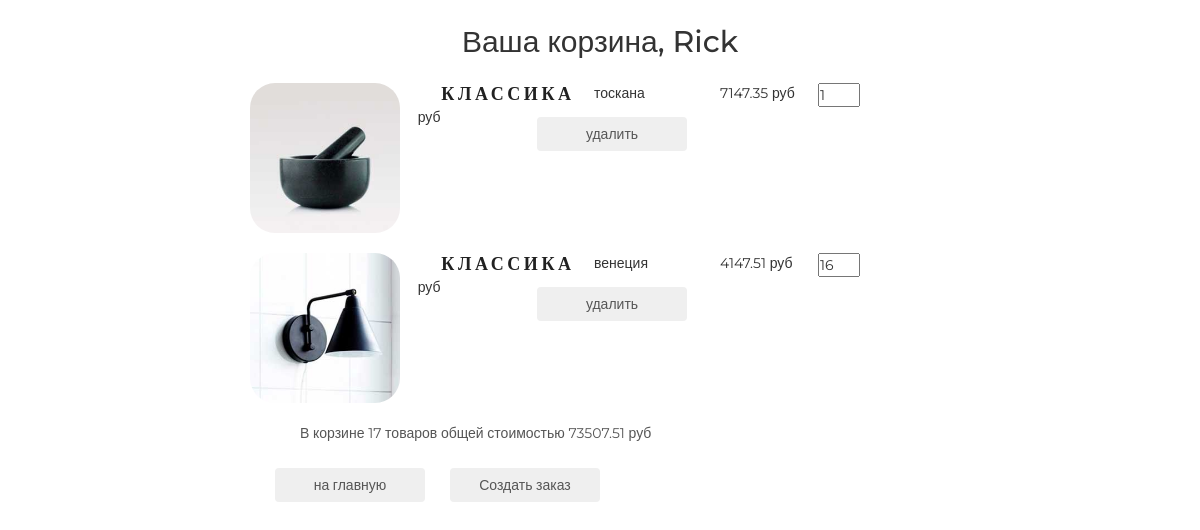
Page /basket/ (signed in) on the committed database.
### authapp/models.py (models this page shows, shortened)
class ShopUser(AbstractUser):
    avatar = models.ImageField(upload_to='users_avatars', blank=True)
    age = models.PositiveIntegerField(verbose_name='возраст', default=18)
    activation_key = models.CharField(max_length=128, blank=True)
    activation_key_expires = models.DateTimeField(default=(now() + timedelta(hours=48)))

### basketapp/models.py (models this page shows, shortened)
class Basket(models.Model):
    user = models.ForeignKey(settings.AUTH_USER_MODEL, on_delete=models.CASCADE, related_name='basket')
    product = models.ForeignKey(Product, on_delete=models.CASCADE)
    quantity = models.PositiveIntegerField(verbose_name='количество', default=0)
    add_datetime = models.DateTimeField(verbose_name='время', auto_now_add=True)
    objects = BasketQuerySet.as_manager()
    @property
    def product_cost(self):
        return self.product.price * self.quantity
    @property
    def total_quantity(self):
        _items = Basket.objects.filter(user=self.user)
        _totalquantity = sum(list(map(lambda x: x.quantity, _items)))
        return _totalquantity
    @property
    def total_cost(self):
        _items = Basket.objects.filter(user=self.user)
        _totalcost = sum(list(map(lambda x: x.product_cost, _items)))
        return _totalcost
    @staticmethod
    def get_items(user):
        return Basket.objects.filter(user=user).order_by('product__category')

### mainapp/models.py (models this page shows, shortened)
class Product(models.Model):
    category = models.ForeignKey(ProductCategory, on_delete=models.CASCADE)
    name = models.CharField(verbose_name='product_name', max_length=128)
    image = models.ImageField(upload_to='products_image', blank=True)
    short_desc = models.CharField(verbose_name='short_description', max_length=60, blank=True)
    description = models.TextField(verbose_name='description', blank=True)
    price = models.DecimalField(verbose_name='product_price', max_digits=8, decimal_places=2, default=0)
    quantity = models.PositiveIntegerField(verbose_name='product_quantity', default=0)
    is_active = models.BooleanField(db_index=True, verbose_name='активна', default=True)

class ProductCategory(models.Model):
    name = models.CharField(verbose_name='name', max_length=64, unique=True)
    description = models.TextField(verbose_name='description', blank=True)
    is_active = models.BooleanField(db_index=True, verbose_name='активна', default=True)

### basketapp/views.py (the view)
# urls.py: path('', basketapp.basket, name='view'),
@login_required
def basket(request):
    title = 'корзина'
    basket_items = Basket.get_items(request.user).order_by('product__category')
    content = {
        'title': title,
        'basket_items': basket_items
    }
    return render(request, 'basketapp/basket.html', content)

### mainapp/context_processors.py (called while the page is built)
def basket(request):
   basket = []
   if request.user.is_authenticated:
       basket = request.user.basket.select_related()
   return {
       'basket': basket,
   }

### basketapp/templates/basketapp/basket.html
{% extends 'basketapp/base.html' %}
{% load static %}
{% block content %}
  <div class="basket_list">
    {% include 'basketapp/include/inc_basket_list.html' %}
  </div>
  <button class="btn btn-round">
    <a href="{% url 'main' %}">на главную</a>
  </button>
  <button class="btn btn-round">
    <a href="{% url 'order:order_create' %}">Создать заказ</a>
  </button>
{% endblock %}

### basketapp/templates/basketapp/base.html (shortened to what this page needs)
<!DOCTYPE html>
{% load static %}
<html>
<head>
  {% block css %}
    <link rel="stylesheet" href="{% static 'css/bootstrap.min.css' %}">
    <link rel="stylesheet" href="{% static 'css/style.css' %}">
    <link rel="stylesheet" href="{% static 'css/style_2.css' %}">
    <link rel="stylesheet" href="{% static 'fonts/font-awesome/css/font-awesome.css' %}">
  {% endblock %}
</head>
<body>
  <div class="basket_container">
    <div class="h2 text-center head">
      Ваша корзина,
      {% if user.first_name %}
        {{ user.first_name|title}}
      {% else %}
        Пользователь
      {% endif %}
    </div>
    {% block content %}
    {% endblock %}
  </div>
</body>
</html>

### basketapp/templates/basketapp/include/inc_basket_list.html
{% load static %}
{% for item in basket_items %}
<div class="basket_record">
    <img src="/media/{{ item.product.image }}" alt="{{ item.product.short_desc }}">
    <span class="category_name">{{ item.product.category.name }}</span>
    <span class="product_name">{{ item.product.name }}</span>
    <span class="product_price">{{ item.product.price }}&nbspруб</span>
    <input type="number" name="{{ item.pk }}" min="0" value="{{ item.quantity }}">
    <span class="product_cost">{{ item.cost }}&nbspруб</span>
    <button class="btn btn-round">
        <a href="{% url 'basket:remove' item.pk %}" class="">
            удалить
        </a>
    </button>
</div>
{% endfor %}
{% if basket_items %}
<div class="basket_summary">
    В корзине {{ basket_items.0.total_quantity }} товаров общей стоимостью
    {{ basket_items.0.total_cost }} руб
</div>
{% endif %}

### static/css/style.css (style rules this page uses)
* { margin: 0; padding: 0; }
html,body { height: 100%; }
.category_name { font-family: Montserrat; font-size: 18px; font-weight: bold; line-height: 1.33; letter-spacing: 3.6px; text-align: center; color: #212121; text-decoration: none; text-transform: uppercase; }

### static/css/style_2.css (style rules this page uses)
* { margin: 0; padding: 0; }
body { font-family: 'Montserrat', sans-serif; }
html, body { height: 100%; }
.basket_container { margin: 25px auto; width: 700px; }
.basket_list { width: 700px; }
.basket_list input[type="number"] { width: 3em; position: relative; display: block; float: left; }
.basket_list span.category_name { margin-left: 2em; width: 8em; position: relative; display: block; float: left; }
.basket_list span.product_name { margin-left: 1em; width: 8em; position: relative; display: block; float: left; }
.basket_list span.product_price { margin-left: 1em; width: 7em; position: relative; display: block; float: left; }
.basket_list span.product_cost { margin-left: 1em; width: 7em; position: relative; display: block; float: left; }
.basket_list .basket_record { position: relative; display: block; height: 170px; float: none; }
.basket_container .head { margin: 25px auto; }
.basket_container button { margin-left: 25px; width: 150px; display: block; float: left; }
.basket_container button a { text-decoration: none; color: #555; }
.basket_container img { display: block; float: left; width: 150px; border-radius: 25px; }
.basket_container .basket_summary { display: block; margin-left: 50px; margin-bottom: 15px; color: #555; }
.btn { margin-top:10px; }

### rows in the picture
ShopUser: first_name "Rick"
Basket: product.image (picture), product.category.name "КЛАССИКА", product.name "тоскана", product.price "7147.35", quantity "1", user+quantity "17", user+product+quantity "73507.51"
Basket: product.image (picture), product.category.name "КЛАССИКА", product.name "венеция", product.price "4147.51", quantity "16"
